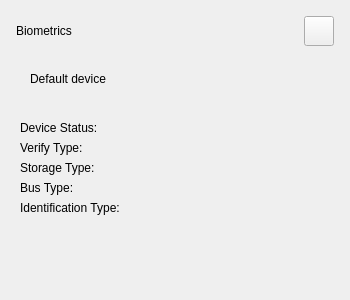
<?xml version="1.0" encoding="UTF-8"?>
<ui version="4.0">
 <class>BiometricMoreInfoDialog</class>
 <widget class="QDialog" name="BiometricMoreInfoDialog">
  <property name="geometry">
   <rect>
    <x>0</x>
    <y>0</y>
    <width>350</width>
    <height>300</height>
   </rect>
  </property>
  <property name="minimumSize">
   <size>
    <width>350</width>
    <height>300</height>
   </size>
  </property>
  <property name="maximumSize">
   <size>
    <width>350</width>
    <height>300</height>
   </size>
  </property>
  <property name="windowTitle">
   <string>Dialog</string>
  </property>
  <layout class="QVBoxLayout" name="verticalLayout_2">
   <property name="spacing">
    <number>8</number>
   </property>
   <property name="leftMargin">
    <number>8</number>
   </property>
   <property name="topMargin">
    <number>8</number>
   </property>
   <property name="rightMargin">
    <number>8</number>
   </property>
   <property name="bottomMargin">
    <number>8</number>
   </property>
   <item>
    <layout class="QHBoxLayout" name="horizontalLayout">
     <property name="spacing">
      <number>8</number>
     </property>
     <property name="leftMargin">
      <number>8</number>
     </property>
     <property name="topMargin">
      <number>8</number>
     </property>
     <property name="rightMargin">
      <number>8</number>
     </property>
     <property name="bottomMargin">
      <number>0</number>
     </property>
     <item>
      <widget class="TitleLabel" name="titleLabel">
       <property name="sizePolicy">
        <sizepolicy hsizetype="Fixed" vsizetype="Fixed">
         <horstretch>0</horstretch>
         <verstretch>0</verstretch>
        </sizepolicy>
       </property>
       <property name="minimumSize">
        <size>
         <width>0</width>
         <height>30</height>
        </size>
       </property>
       <property name="text">
        <string>Biometrics </string>
       </property>
       <property name="alignment">
        <set>Qt::AlignLeading|Qt::AlignLeft|Qt::AlignVCenter</set>
       </property>
      </widget>
     </item>
     <item>
      <spacer name="horizontalSpacer">
       <property name="orientation">
        <enum>Qt::Horizontal</enum>
       </property>
       <property name="sizeHint" stdset="0">
        <size>
         <width>40</width>
         <height>20</height>
        </size>
       </property>
      </spacer>
     </item>
     <item>
      <widget class="CloseButton" name="closeBtn">
       <property name="minimumSize">
        <size>
         <width>30</width>
         <height>30</height>
        </size>
       </property>
       <property name="maximumSize">
        <size>
         <width>30</width>
         <height>30</height>
        </size>
       </property>
       <property name="focusPolicy">
        <enum>Qt::NoFocus</enum>
       </property>
       <property name="text">
        <string/>
       </property>
      </widget>
     </item>
    </layout>
   </item>
   <item>
    <layout class="QVBoxLayout" name="verticalLayout">
     <property name="spacing">
      <number>8</number>
     </property>
     <property name="leftMargin">
      <number>0</number>
     </property>
     <property name="topMargin">
      <number>0</number>
     </property>
     <property name="rightMargin">
      <number>0</number>
     </property>
     <property name="bottomMargin">
      <number>0</number>
     </property>
     <item>
      <widget class="QFrame" name="biometricDefaultFrame">
       <property name="minimumSize">
        <size>
         <width>0</width>
         <height>50</height>
        </size>
       </property>
       <layout class="QHBoxLayout" name="horizontalLayout_4">
        <property name="spacing">
         <number>0</number>
        </property>
        <property name="leftMargin">
         <number>22</number>
        </property>
        <property name="topMargin">
         <number>0</number>
        </property>
        <property name="rightMargin">
         <number>22</number>
        </property>
        <property name="bottomMargin">
         <number>0</number>
        </property>
        <item>
         <layout class="QHBoxLayout" name="biometridDefaulltDeviceLayout">
          <item>
           <widget class="TitleLabel" name="label">
            <property name="text">
             <string>Default device </string>
            </property>
           </widget>
          </item>
          <item>
           <spacer name="horizontalSpacer_2">
            <property name="orientation">
             <enum>Qt::Horizontal</enum>
            </property>
            <property name="sizeHint" stdset="0">
             <size>
              <width>40</width>
              <height>20</height>
             </size>
            </property>
           </spacer>
          </item>
         </layout>
        </item>
       </layout>
      </widget>
     </item>
     <item>
      <widget class="QWidget" name="widget" native="true">
       <property name="minimumSize">
        <size>
         <width>0</width>
         <height>0</height>
        </size>
       </property>
       <layout class="QVBoxLayout" name="verticalLayout_3">
        <property name="leftMargin">
         <number>12</number>
        </property>
        <property name="rightMargin">
         <number>12</number>
        </property>
        <item>
         <layout class="QGridLayout" name="gridLayout_3">
          <item row="1" column="0">
           <widget class="QLabel" name="label_2">
            <property name="text">
             <string>Verify Type:</string>
            </property>
           </widget>
          </item>
          <item row="3" column="0">
           <widget class="QLabel" name="label_7">
            <property name="text">
             <string>Bus Type:</string>
            </property>
           </widget>
          </item>
          <item row="0" column="0">
           <widget class="QLabel" name="label_3">
            <property name="text">
             <string>Device Status:</string>
            </property>
           </widget>
          </item>
          <item row="1" column="1">
           <widget class="QLabel" name="bioVerifyTypeLbl">
            <property name="text">
             <string/>
            </property>
           </widget>
          </item>
          <item row="0" column="1">
           <widget class="QLabel" name="bioDeviceStatusLbll">
            <property name="text">
             <string/>
            </property>
           </widget>
          </item>
          <item row="2" column="0">
           <widget class="QLabel" name="label_6">
            <property name="text">
             <string>Storage Type:</string>
            </property>
           </widget>
          </item>
          <item row="4" column="0">
           <widget class="QLabel" name="label_8">
            <property name="text">
             <string>Identification Type:</string>
            </property>
           </widget>
          </item>
          <item row="2" column="1">
           <widget class="QLabel" name="bioStorageTypeLbl">
            <property name="text">
             <string/>
            </property>
           </widget>
          </item>
          <item row="3" column="1">
           <widget class="QLabel" name="bioBusTypeLbl">
            <property name="text">
             <string/>
            </property>
           </widget>
          </item>
          <item row="4" column="1">
           <widget class="QLabel" name="bioIdentificationTypeLbl">
            <property name="text">
             <string/>
            </property>
           </widget>
          </item>
         </layout>
        </item>
       </layout>
      </widget>
     </item>
     <item>
      <spacer name="verticalSpacer">
       <property name="orientation">
        <enum>Qt::Vertical</enum>
       </property>
       <property name="sizeHint" stdset="0">
        <size>
         <width>20</width>
         <height>20</height>
        </size>
       </property>
      </spacer>
     </item>
    </layout>
   </item>
  </layout>
 </widget>
 <customwidgets>
  <customwidget>
   <class>TitleLabel</class>
   <extends>QLabel</extends>
   <header location="global">/usr/include/ukcc/widgets//titlelabel.h</header>
  </customwidget>
  <customwidget>
   <class>CloseButton</class>
   <extends>QPushButton</extends>
   <header location="global">/usr/include/ukcc/widgets/closebutton.h</header>
  </customwidget>
 </customwidgets>
 <resources/>
 <connections/>
</ui>
